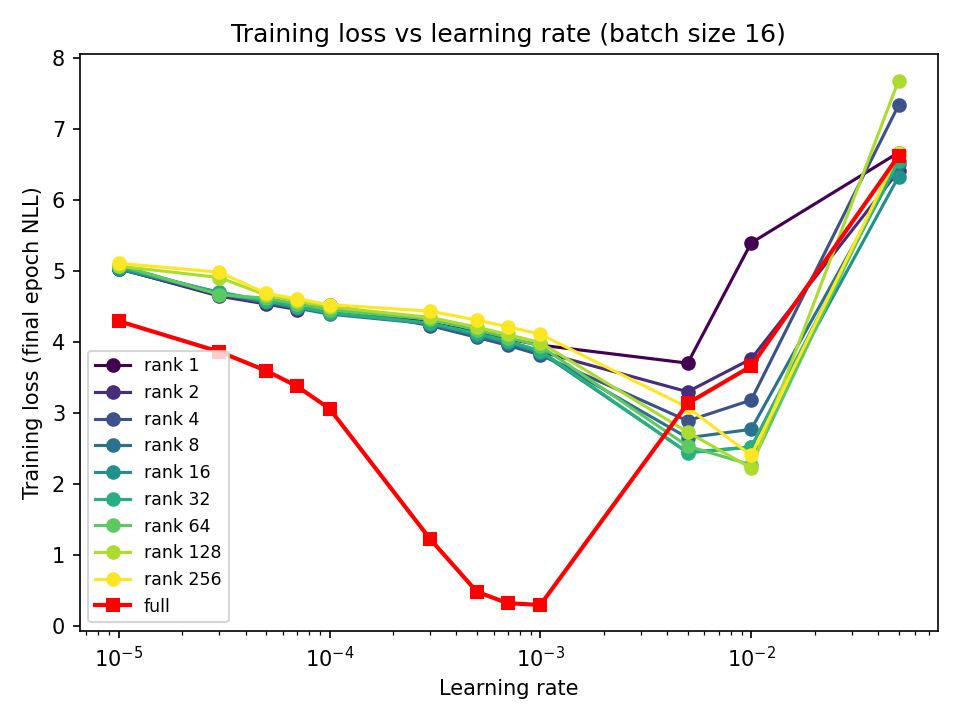

Source code (Python):
#!/usr/bin/env python3
"""
Plot training loss vs learning rate for batch size 16 from sweep_results.json.
Uses final-epoch train NLL per run. LoRA ranks use viridis colormap; full is red.
"""

import json
import os
import matplotlib.pyplot as plt

def main():
    script_dir = os.path.dirname(os.path.abspath(__file__))
    sweep_path = os.path.join(script_dir, "..", "sweep_results.json")
    with open(sweep_path, "r") as f:
        results = json.load(f)

    batch16 = [r for r in results if r.get("batch_size") == 16 and "train_nll" in r and "alpha" not in r and 'layer' not in r]

    numeric = [r for r in batch16 if isinstance(r["lora_rank"], (int, float))]
    full_runs = [r for r in batch16 if r.get("lora_rank") == "full"]

    def final_train_nll(r):
        tnll = r["train_nll"]
        return tnll[-1] if isinstance(tnll, list) and tnll else None
    ranks = sorted(set(r["lora_rank"] for r in numeric))
    n_ranks = len(ranks)
    cmap = plt.get_cmap("viridis")
    colors = {rank: cmap(i / max(n_ranks - 1, 1)) for i, rank in enumerate(ranks)}

    fig, ax = plt.subplots()

    for rank in ranks:
        points = [
            (r["lr"], final_train_nll(r))
            for r in numeric
            if r["lora_rank"] == rank and final_train_nll(r) is not None
        ]
        points.sort(key=lambda x: x[0])
        if not points:
            continue
        lrs, losses = zip(*points)
        ax.plot(lrs, losses, "o-", color=colors[rank], label=f"rank {rank}", markersize=6)

    if full_runs:
        points = [
            (r["lr"], final_train_nll(r))
            for r in full_runs
            if final_train_nll(r) is not None
        ]
        points.sort(key=lambda x: x[0])
        if points:
            lrs, losses = zip(*points)
            ax.plot(lrs, losses, "s-", color="red", label="full", markersize=6, linewidth=2)

    ax.set_xlabel("Learning rate")
    ax.set_ylabel("Training loss (final epoch NLL)")
    ax.set_title("Training loss vs learning rate (batch size 16)")
    ax.legend(loc="best", fontsize="small")
    ax.set_xscale("log")
    plt.tight_layout()
    out_path = os.path.join(script_dir, "lora_curves_train_loss.png")
    plt.savefig(out_path, dpi=150)
    print(f"Saved {out_path}")
    plt.show()


if __name__ == "__main__":
    main()
